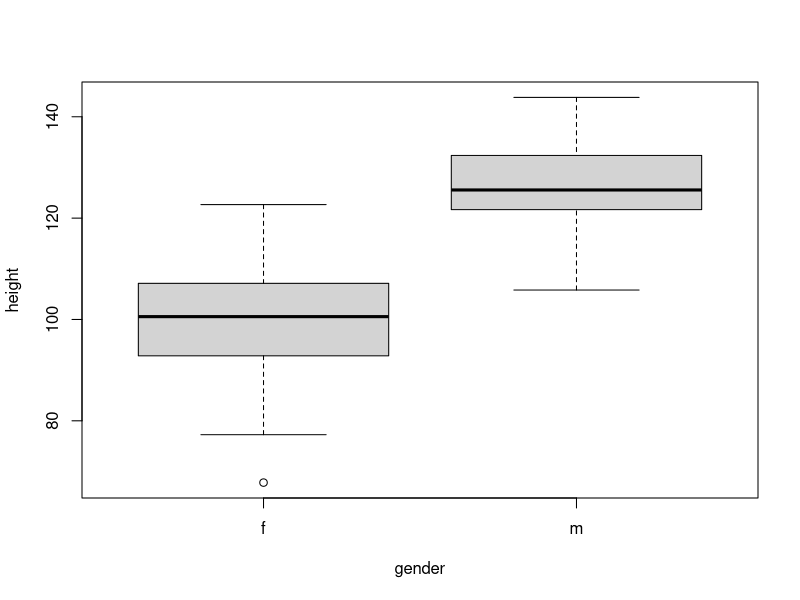

The R script that drew this image:
## ---- chunk 1
gender <- c(rep('m', 50), rep('f', 50))
height <- c(rnorm(50, mean = 125, sd = 10), rnorm(50, mean = 100, sd = 10))
## ---- chunk 2
gender <- as.factor(gender)
## ---- chunk 3

boxplot(height ~ gender)

model <- lm(height ~ gender)

## ---- chunk 4
model <- lm(height ~ gender)
summary(model)
## ---- chunk 5
contrasts(gender)
